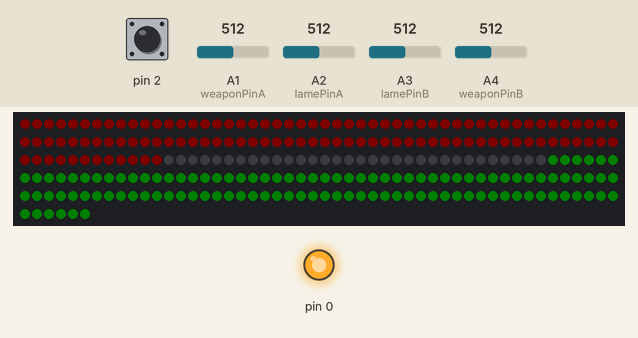
Recording of a sketch running on a simulated Arduino Uno, built with avr-gcc and run on an emulated ATmega328P. On the bench: 256 RGB LEDs in strip order, left to right, continuing on the next row, output pins drawn as LEDs (lit = HIGH). Dashed ring = blinking. The inputs (shaded band) are chosen by the test bench; at power-on: A1 (weaponPinA) = 512, pin 2 HIGH, A2 (lamePinA) = 512, A3 (lamePinB) = 512, A4 (weaponPinB) = 512. Dim RGB values are drawn brighter than linear.

Above: at 5.8 s.
5.9 s: A1 (weaponPinA) set to 586
8.9 s: A1 (weaponPinA) set to 608
At 10.5 s:
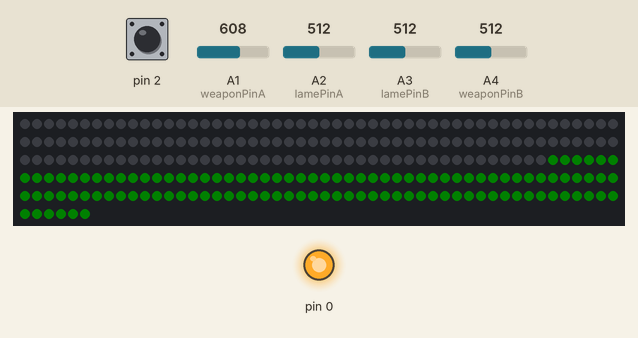
11.9 s: pin 2 pulled LOW for 0.15 s
At 12.7 s:
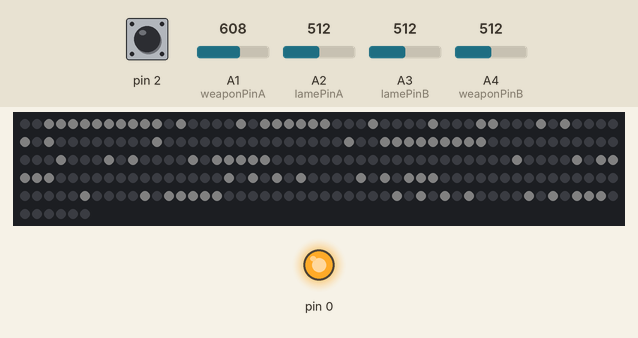
14.4 s: pin 2 pulled LOW for 1 s
At 18.0 s:
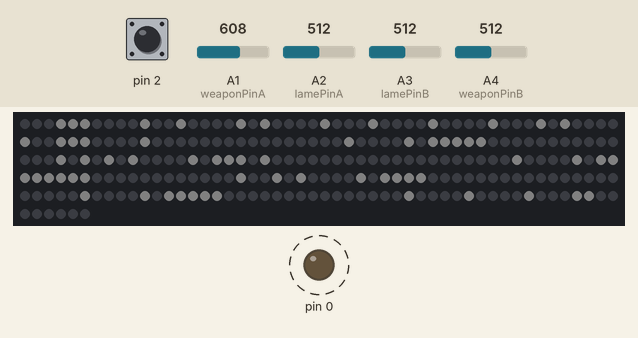
18.4 s: pin 2 pulled LOW for 0.15 s
At 19.2 s:
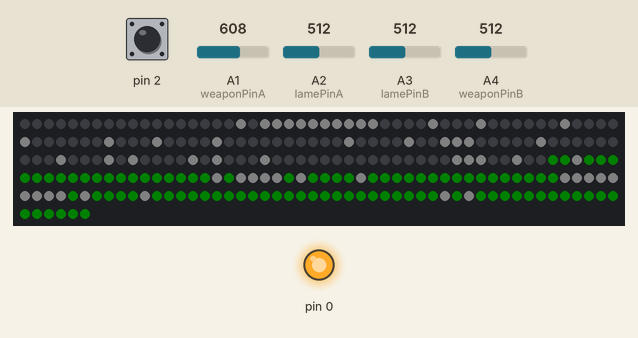
21.5 s: A2 (lamePinA) set to 587
23.3 s: A2 (lamePinA) set to 609
At 26.4 s:
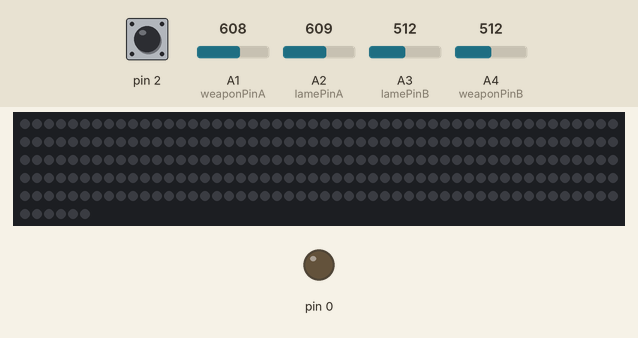
Timing chart, 0 to 26.7 s (numbered marks = the images above; inputs shaded):
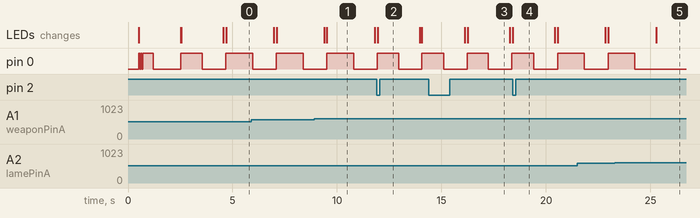

Measured:
- the behaviour switches between 599 and 600 on A1 (weaponPinA) (found by bisection; images 0 and 1)
- the behaviour switches between 599 and 600 on A2 (lamePinA) (found by bisection; images 4 and 5)
- after the input at 8.9 s, the LEDs: first differ from a run without the input after 0.62 s (image 1)
- after the input at 11.9 s, the LEDs: change at once (image 2)
- after the input at 14.4 s, the LEDs: first differ from a run without the input after 1.8 s (image 3)
- after the input at 18.4 s, the LEDs: change at once (image 4)
- after the input at 23.3 s, pin 0: goes on until 24.3 s, then stays LOW
- by itself, pin 0: alternates HIGH for 1.0 s and LOW for 1.1 s

The sketch:

WS2812_minimal_example.ino
```cpp
#include <WS2812.h>
#include <avr/interrupt.h>


#define TEST_LIGHTS       // turns on lights for a second on start up
#define REPORT_TIMING     // prints timings over serial interface
#define BUZZERTIME  1000  // length of time the buzzer is kept on after a hit (ms)
#define LIGHTTIME   2000  // length of time the lights are kept on after a hit (ms)
#define BAUDRATE   57600  // baudrate of the serial debug interface


//============
// Pin Setup
//============
// const uint8_t shortLEDA  =  8;    // Short Circuit A Light
// const uint8_t shortLEDB  = 13;    // Short Circuit A Light


const uint8_t groundPinA = A0;    // Ground A pin - Analog
const uint8_t weaponPinA = A1;    // Weapon A pin - Analog
const uint8_t lamePinA   = A2;    // Lame   A pin - Analog (Epee return path)
const uint8_t lamePinB   = A3;    // Lame   B pin - Analog (Epee return path)
const uint8_t weaponPinB = A4;    // Weapon B pin - Analog
const uint8_t groundPinB = A5;    // Ground B pin - Analog

const byte modePin    =  PCINT18;        // Mode change button interrupt pin 0 (digital pin 2)
const byte buzzerPin  =  PCINT16;        // buzzer pin
const byte debugLED  =  PCINT17;        // debug LED

//=========================
// values of analog reads
//=========================
int weaponA = 0;
int weaponB = 0;
int lameA   = 0;
int lameB   = 0;
int groundA = 0;
int groundB = 0;

//=======================
// depress and timeouts
//=======================
long depressAtime = 0;
long depressBtime = 0;
bool lockedOut    = false;

//==========================
// Lockout & Depress Times
//==========================
// the lockout time between hits for foil is 300ms +/-25ms
// the minimum amount of time the tip needs to be depressed for foil 14ms +/-1ms
// the lockout time between hits for epee is 45ms +/-5ms (40ms -> 50ms)
// the minimum amount of time the tip needs to be depressed for epee 2ms
// the lockout time between hits for sabre is 170ms +/-10ms
// the minimum amount of time the tip needs to be depressed (in contact) for sabre 0.1ms -> 1ms
// These values are stored as micro seconds for more accuracy
//                         foil   epee   sabre
const long lockout [] = {300000,  45000, 170000};  // the lockout time between hits
const long depress [] = { 14000,   2000,   1000};  // the minimum amount of time the tip needs to be depressed


//=================
// mode constants
//=================
const uint8_t FOIL_MODE  = 0;
const uint8_t EPEE_MODE  = 1;
const uint8_t SABRE_MODE = 2;

uint8_t currentMode = FOIL_MODE;

volatile bool modeJustChangedFlag = false;

//=========
// states
//=========
bool depressedA  = false;
bool depressedB  = false;
bool hitOnTargA  = false;
bool hitOffTargA = false;
bool hitOnTargB  = false;
bool hitOffTargB = false;

bool lightOnTargA  = false;
bool lightOffTargA = false;
bool lightOnTargB  = false;
bool lightOffTargB = false;


//==============
// Screen Setup
//==============
WS2812 LED(256);
cRGB value;
#define disp_brtness 5 //Number 0-255 set  to 80 is good

uint8_t foil_symbol_array[] = {
  18,20,21,22,23,24,25,26,27,28,29,34,38,45,50,57,61,66,77,82,85,86,87,93,103,107,109,114,116,120,136,137,138,
  141,146,166,168,169,170,171,173,178,195,196,197,198,199,200,201,202,203,205,210,235,237
};

uint8_t epee_symbol_array[]= {
  2,3,4,5,6,7,8,9,10,11,13,18,20,24,25,29,34,38,39,43,45,50,52,61,77,80,81,82,83,84,85,86,87,88,
  103,107,109,114,116,117,118,119,120,141,146,148,149,150,151,152,167,169,171,173,178,180,182,183,184,205,
  210,212,213,214,215,216,231,233,235,237,242,244,246,247,248
};

uint8_t sabre_symbol_array[]= {
  3,4,5,10,13,18,20,25,29,34,39,43,45,50,53,54,55,60,77,82,84,85,86,87,88,103,105,107,109,114,116,117,118,120,
  141,146,148,149,150,151,152,153,154,155,168,171,173,178,180,181,182,183,205,210,212,213,214,215,216,232,237,
  242,246,247
};

uint8_t gc_wings_array[] = {
4,5,22,23,25,26,28,29,35,36,38,39,40,42,52,54,55,58,59,70,71,73,74,76,83,84,85,87,168,170,171,172,179,181,182,184,185,196,197,200,201,203,213,215,216,217,219,220,226,227,229,230,232,233,250,251
};

uint8_t gc_torch_array[] = {
65,67,90,91,92,93,94,96,98,100,101,102,110,111,112,113,114,115,116,117,118,119,120,121,122,123,124,126,129,131,132,133,134,135,136,137,138,139,140,141,142,143,144,145,153,154,155,157,159,161,162,163,164,165,188,190
};

//================
// Configuration
//================
void setup() {
  delay(500);
  LED.setOutput(PCINT20);
  LED.setColorOrderGRB();
   // set the internal pullup resistor on modePin
   pinMode(modePin, INPUT_PULLUP);

   // add the interrupt to the mode pin (interrupt is pin 0)
   attachInterrupt(modePin-2, changeMode, FALLING);

   pinMode(buzzerPin,  OUTPUT);

#ifdef TEST_LIGHTS
   testLights();
#endif

    setModeLeds();
    resetValues();
}


//============
// Main Loop
//============
void loop() {
   // use a while as a main loop as the loop() has too much overhead for fast analogReads
   // we get a 3-4% speed up on the loop this way
   while(1) {
      checkIfModeChanged();
      // read analog pins
      weaponA = analogRead(weaponPinA);
      weaponB = analogRead(weaponPinB);
      lameA   = analogRead(lamePinA);
      lameB   = analogRead(lamePinB);

      if      (currentMode == FOIL_MODE)
         foil();
      else if (currentMode == EPEE_MODE)
         epee();
      else if (currentMode == SABRE_MODE)
         sabre();

      signalHits();
   }
}


//=====================
// Mode pin interrupt
//=====================
void changeMode() {
   // set a flag to keep the time in the ISR to a min
  static unsigned long last_interrupt_time = 0;
  unsigned long interrupt_time = millis();
  // If interrupts come faster than 200ms, assume it's a bounce and ignore
  if (interrupt_time - last_interrupt_time > 200)
  {
   modeJustChangedFlag = true;
  }
  last_interrupt_time = interrupt_time;
}


//============================
// Sets the correct mode led
//============================
void setModeLeds() {
   if (currentMode == FOIL_MODE) {
      foil_logo();
   }
    else {
      if (currentMode == EPEE_MODE) {
        epee_logo();
      } else {
         if (currentMode == SABRE_MODE){
            sabre_logo();
         }
      }
   }
}


//========================
// Run when mode changed
//========================
void checkIfModeChanged() {
  if (modeJustChangedFlag) {
    if (currentMode == 2)
      currentMode = 0;
    else
      currentMode++;

    setModeLeds();
    resetValues();

    modeJustChangedFlag = false;
   }
}


//===================
// Main foil method
//===================
void foil() {

   long now = micros();
   if (((hitOnTargA || hitOffTargA) && (depressAtime + lockout[FOIL_MODE] < now)) ||
       ((hitOnTargB || hitOffTargB) && (depressBtime + lockout[FOIL_MODE] < now))) {
      lockedOut = true;
   }

   // weapon A
   if (hitOnTargA == false && hitOffTargA == false) { // ignore if A has already hit
      // off target
      if (900 < weaponA && lameB < 100) {
         if (!depressedA) {
            depressAtime = micros();
            depressedA   = true;
         } else {
            if (depressAtime + depress[FOIL_MODE] <= micros()) {
               hitOffTargA = true;
            }
         }
      } else {
      // on target
         if (400 < weaponA && weaponA < 600 && 400 < lameB && lameB < 600) {
            if (!depressedA) {
               depressAtime = micros();
               depressedA   = true;
            } else {
               if (depressAtime + depress[FOIL_MODE] <= micros()) {
                  hitOnTargA = true;
               }
            }
         } else {
            // reset these values if the depress time is short.
            depressAtime = 0;
            depressedA   = 0;
         }
      }
   }

   // weapon B
   if (hitOnTargB == false && hitOffTargB == false) { // ignore if B has already hit
      // off target
      if (900 < weaponB && lameA < 100) {
         if (!depressedB) {
            depressBtime = micros();
            depressedB   = true;
         } else {
            if (depressBtime + depress[FOIL_MODE] <= micros()) {
               hitOffTargB = true;
            }
         }
      } else {
      // on target
         if (400 < weaponB && weaponB < 600 && 400 < lameA && lameA < 600) {
            if (!depressedB) {
               depressBtime = micros();
               depressedB   = true;
            } else {
               if (depressBtime + depress[FOIL_MODE] <= micros()) {
                  hitOnTargB = true;
               }
            }
         } else {
            // reset these values if the depress time is short.
            depressBtime = 0;
            depressedB   = 0;
         }
      }
   }
}


//===================
// Main epee method
//===================
void epee() {
   long now = micros();
   if ((hitOnTargA && (depressAtime + lockout[1] < now)) || (hitOnTargB && (depressBtime + lockout[1] < now))) {
      lockedOut = true;
   }

   // weapon A
   //  no hit for A yet    && weapon depress    && opponent lame touched
   if (hitOnTargA == false) {
      if (400 < weaponA && weaponA < 600 && 400 < lameA && lameA < 600) {
         if (!depressedA) {
            depressAtime = micros();
            depressedA   = true;
         } else {
            if (depressAtime + depress[1] <= micros()) {
               hitOnTargA = true;
            }
         }
      } else {
         // reset these values if the depress time is short.
         if (depressedA == true) {
            depressAtime = 0;
            depressedA   = 0;
         }
      }
   }

   // weapon B
   //  no hit for B yet    && weapon depress    && opponent lame touched
   if (hitOnTargB == false) {
      if (400 < weaponB && weaponB < 600 && 400 < lameB && lameB < 600) {
         if (!depressedB) {
            depressBtime = micros();
            depressedB   = true;
         } else {
            if (depressBtime + depress[1] <= micros()) {
               hitOnTargB = true;
            }
         }
      } else {
         // reset these values if the depress time is short.
         if (depressedB == true) {
            depressBtime = 0;
            depressedB   = 0;
         }
      }
   }
}


//===================
// Main sabre method
//===================
void sabre() {

   long now = micros();
   if (((hitOnTargA || hitOffTargA) && (depressAtime + lockout[2] < now)) ||
       ((hitOnTargB || hitOffTargB) && (depressBtime + lockout[2] < now))) {
      lockedOut = true;
   }

   // weapon A
   if (hitOnTargA == false && hitOffTargA == false) { // ignore if A has already hit
      // on target
      if (400 < weaponA && weaponA < 600 && 400 < lameB && lameB < 600) {
         if (!depressedA) {
            depressAtime = micros();
            depressedA   = true;
         } else {
            if (depressAtime + depress[2] <= micros()) {
               hitOnTargA = true;
            }
         }
      } else {
         // reset these values if the depress time is short.
         depressAtime = 0;
         depressedA   = 0;
      }
   }

   // weapon B
   if (hitOnTargB == false && hitOffTargB == false) { // ignore if B has already hit
      // on target
      if (400 < weaponB && weaponB < 600 && 400 < lameA && lameA < 600) {
         if (!depressedB) {
            depressBtime = micros();
            depressedB   = true;
         } else {
            if (depressBtime + depress[2] <= micros()) {
               hitOnTargB = true;
            }
         }
      } else {
         // reset these values if the depress time is short.
         depressBtime = 0;
         depressedB   = 0;
      }
   }
}


//==============
// Signal Hits
//==============
void signalHits() {
   // non time critical, this is run after a hit has been detected
   if (lockedOut) {
      resetValues();
   }

  if(hitOnTargA && (lightOnTargA == false)){
    // DISPLAY HIT ON TARGET A
    displayHitOnTarA();
    lightOnTargA = true;
  }
  if(hitOffTargA && (lightOffTargA == false)){
    // DISPLAY HIT OFF TARGET A
    displayHitOffTarA();
    lightOffTargA = true;
  }
  if(hitOffTargB && (lightOffTargB == false)){
    // DISPLAY HIT OFF TARGET B
    displayHitOffTarB();
    lightOffTargB = true;
  }
  if(hitOnTargB && (lightOnTargB == false)){
    // DISPLAY HIT ON TARGET B
    displayHitOnTarB();
    lightOnTargB = true;
  }
}


//======================
// Reset all variables
//======================
void resetValues() {
   delay(BUZZERTIME);             // wait before turning off the buzzer
   digitalWrite(buzzerPin,  LOW);
   delay(LIGHTTIME-BUZZERTIME);   // wait before turning off the lights

   displayReset();

   lockedOut    = false;
   depressAtime = 0;
   depressedA   = false;
   depressBtime = 0;
   depressedB   = false;

   hitOnTargA  = false;
   hitOffTargA = false;
   hitOnTargB  = false;
   hitOffTargB = false;

   lightOnTargA  = false;
   lightOffTargA = false;
   lightOnTargB  = false;
   lightOffTargB = false;

   delay(100);
}


//==============
// Test lights
//==============
void testLights() {
  value.b = disp_brtness; value.g = disp_brtness; value.r = disp_brtness;
  for (int i = 0; i < 56; i++){
    int index1 = gc_wings_array[i];
    LED.set_crgb_at(index1, value);
    int index2 = gc_torch_array[i];
    LED.set_crgb_at(index2, value);
  }

  LED.sync(); // Sends the value to the LED
  digitalWrite(buzzerPin,HIGH);
  delay(50); // Wait (ms)
  digitalWrite(buzzerPin,LOW);
  delay(50);
  digitalWrite(buzzerPin,HIGH);
  delay(50); // Wait (ms)
  digitalWrite(buzzerPin,LOW);
  delay(50); // Wait (ms)
  digitalWrite(buzzerPin,HIGH);
  delay(500); // Wait (ms)
  digitalWrite(buzzerPin,LOW);
  delay(1300);
  displayReset();
}

void displayReset() {
  value.b = 0;
  value.g = 0;
  value.r = 0;
  for (int i = 0; i < 256; i++){
    LED.set_crgb_at(i, value);
  }
  LED.sync(); // Sends the value to the LED
  delay(10); // Wait (ms)
}


void displayHitOffTarA() {
  digitalWrite(buzzerPin,  HIGH);
  value.b = disp_brtness;
  value.g = disp_brtness;
  value.r = disp_brtness;
  for (int i = 0; i < 256/2-16; i++){
    LED.set_crgb_at(i, value);
  }
  LED.sync(); // Sends the value to the LED
  delay(10); // Wait (ms)
}


void displayHitOnTarA() {
  digitalWrite(buzzerPin,  HIGH);
  value.b = 0;
  value.g = 0;
  value.r = disp_brtness;
  for (int i = 0; i < 256/2-16; i++){
    LED.set_crgb_at(i, value);
  }
  LED.sync(); // Sends the value to the LED
  delay(10); // Wait (ms)
}


void displayHitOnTarB() {
  digitalWrite(buzzerPin,  HIGH);
  value.b = 0;
  value.g = disp_brtness;
  value.r = 0;
  for (int i = 0; i < 256/2-16; i++){
    LED.set_crgb_at(i+144, value);
  }
  LED.sync(); // Sends the value to the LED
  delay(10); // Wait (ms)
}


void displayHitOffTarB() {
  digitalWrite(buzzerPin,  HIGH);
  value.b = disp_brtness;
  value.g = disp_brtness;
  value.r = disp_brtness;
  for (int i = 0; i < 256/2-16; i++){
    LED.set_crgb_at(i+144, value);
  }
  LED.sync(); // Sends the value to the LED
  delay(10); // Wait (ms)
}

void foil_logo() {
  digitalWrite(buzzerPin,  HIGH);
  value.b = disp_brtness; value.g = disp_brtness; value.r = disp_brtness;
  for (int i = 0; i < 55; i++){
    int index = foil_symbol_array[i];
    LED.set_crgb_at(index, value);
  }
  LED.sync(); // Sends the value to the LED
  delay(10);
}

void epee_logo() {
  digitalWrite(buzzerPin,  HIGH);
  value.b = disp_brtness; value.g = disp_brtness; value.r = disp_brtness;
  for (int i = 0; i < 81; i++){
    int index = epee_symbol_array[i];
    LED.set_crgb_at(index, value);
  }
  LED.sync(); // Sends the value to the LED
  delay(10);
}

void sabre_logo() {
  digitalWrite(buzzerPin,  HIGH);
  value.b = disp_brtness; value.g = disp_brtness; value.r = disp_brtness;
  for (int i = 0; i < 64; i++){
    int index = sabre_symbol_array[i];
    LED.set_crgb_at(index, value);
  }
  LED.sync(); // Sends the value to the LED
  delay(10);
}
```
